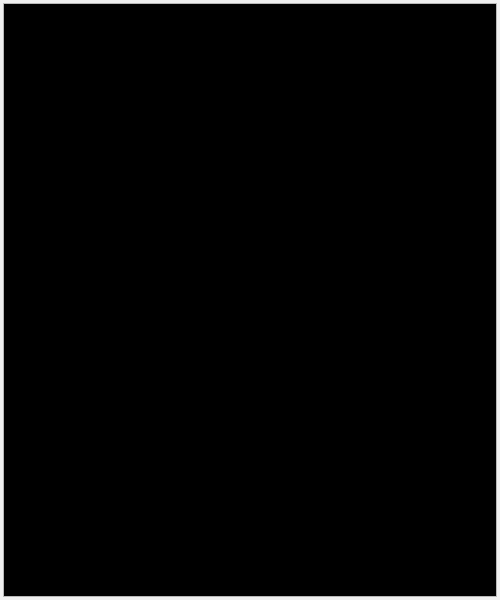
<?xml version="1.0" encoding="UTF-8"?>
<ui version="4.0">
 <class>ReportDialog</class>
 <widget class="QDialog" name="ReportDialog">
  <property name="geometry">
   <rect>
    <x>0</x>
    <y>0</y>
    <width>500</width>
    <height>600</height>
   </rect>
  </property>
  <property name="minimumSize">
   <size>
    <width>500</width>
    <height>600</height>
   </size>
  </property>
  <property name="windowTitle">
   <string>Dialog</string>
  </property>
  <layout class="QVBoxLayout" name="verticalLayout_2">
   <property name="margin">
    <number>3</number>
   </property>
   <item>
    <widget class="QScrollArea" name="scrollArea">
     <property name="widgetResizable">
      <bool>true</bool>
     </property>
     <widget class="QWidget" name="scrollAreaWidgetContents">
      <property name="geometry">
       <rect>
        <x>0</x>
        <y>0</y>
        <width>490</width>
        <height>590</height>
       </rect>
      </property>
      <layout class="QVBoxLayout" name="verticalLayout">
       <property name="margin">
        <number>0</number>
       </property>
       <item>
        <widget class="QPlainTextEdit" name="ReportTextEditor">
         <property name="minimumSize">
          <size>
           <width>0</width>
           <height>0</height>
          </size>
         </property>
         <property name="palette">
          <palette>
           <active>
            <colorrole role="Button">
             <brush brushstyle="SolidPattern">
              <color alpha="255">
               <red>0</red>
               <green>0</green>
               <blue>0</blue>
              </color>
             </brush>
            </colorrole>
            <colorrole role="Text">
             <brush brushstyle="SolidPattern">
              <color alpha="255">
               <red>255</red>
               <green>255</green>
               <blue>255</blue>
              </color>
             </brush>
            </colorrole>
            <colorrole role="Base">
             <brush brushstyle="SolidPattern">
              <color alpha="255">
               <red>0</red>
               <green>0</green>
               <blue>0</blue>
              </color>
             </brush>
            </colorrole>
            <colorrole role="Window">
             <brush brushstyle="SolidPattern">
              <color alpha="255">
               <red>0</red>
               <green>0</green>
               <blue>0</blue>
              </color>
             </brush>
            </colorrole>
           </active>
           <inactive>
            <colorrole role="Button">
             <brush brushstyle="SolidPattern">
              <color alpha="255">
               <red>0</red>
               <green>0</green>
               <blue>0</blue>
              </color>
             </brush>
            </colorrole>
            <colorrole role="Text">
             <brush brushstyle="SolidPattern">
              <color alpha="255">
               <red>255</red>
               <green>255</green>
               <blue>255</blue>
              </color>
             </brush>
            </colorrole>
            <colorrole role="Base">
             <brush brushstyle="SolidPattern">
              <color alpha="255">
               <red>0</red>
               <green>0</green>
               <blue>0</blue>
              </color>
             </brush>
            </colorrole>
            <colorrole role="Window">
             <brush brushstyle="SolidPattern">
              <color alpha="255">
               <red>0</red>
               <green>0</green>
               <blue>0</blue>
              </color>
             </brush>
            </colorrole>
           </inactive>
           <disabled>
            <colorrole role="Button">
             <brush brushstyle="SolidPattern">
              <color alpha="255">
               <red>0</red>
               <green>0</green>
               <blue>0</blue>
              </color>
             </brush>
            </colorrole>
            <colorrole role="Text">
             <brush brushstyle="SolidPattern">
              <color alpha="255">
               <red>106</red>
               <green>104</green>
               <blue>100</blue>
              </color>
             </brush>
            </colorrole>
            <colorrole role="Base">
             <brush brushstyle="SolidPattern">
              <color alpha="255">
               <red>0</red>
               <green>0</green>
               <blue>0</blue>
              </color>
             </brush>
            </colorrole>
            <colorrole role="Window">
             <brush brushstyle="SolidPattern">
              <color alpha="255">
               <red>0</red>
               <green>0</green>
               <blue>0</blue>
              </color>
             </brush>
            </colorrole>
           </disabled>
          </palette>
         </property>
         <property name="font">
          <font>
           <pointsize>9</pointsize>
           <weight>75</weight>
           <bold>true</bold>
          </font>
         </property>
         <property name="autoFillBackground">
          <bool>true</bool>
         </property>
         <property name="styleSheet">
          <string notr="true">background-color: rgb(0, 0, 0);</string>
         </property>
         <property name="documentTitle">
          <string notr="true"/>
         </property>
         <property name="lineWrapMode">
          <enum>QPlainTextEdit::NoWrap</enum>
         </property>
         <property name="readOnly">
          <bool>true</bool>
         </property>
         <property name="plainText">
          <string notr="true"/>
         </property>
        </widget>
       </item>
      </layout>
     </widget>
    </widget>
   </item>
  </layout>
 </widget>
 <resources/>
 <connections/>
</ui>
